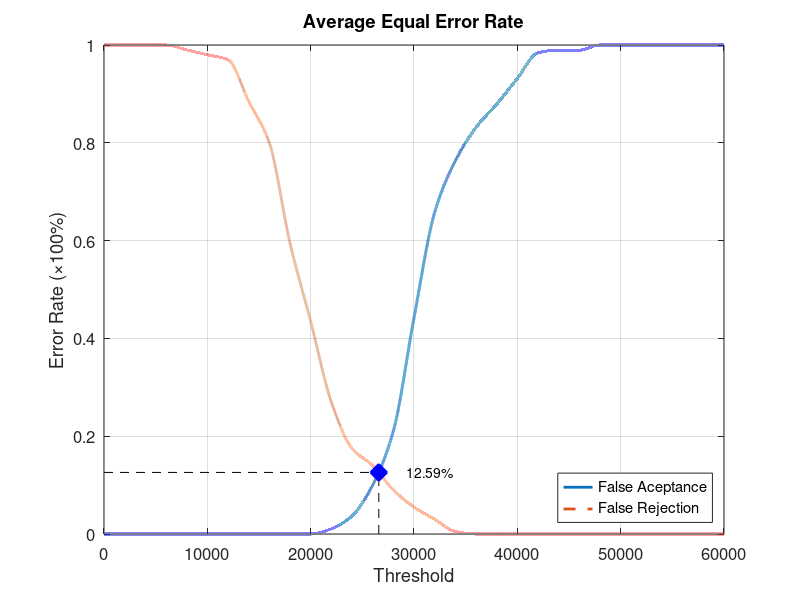
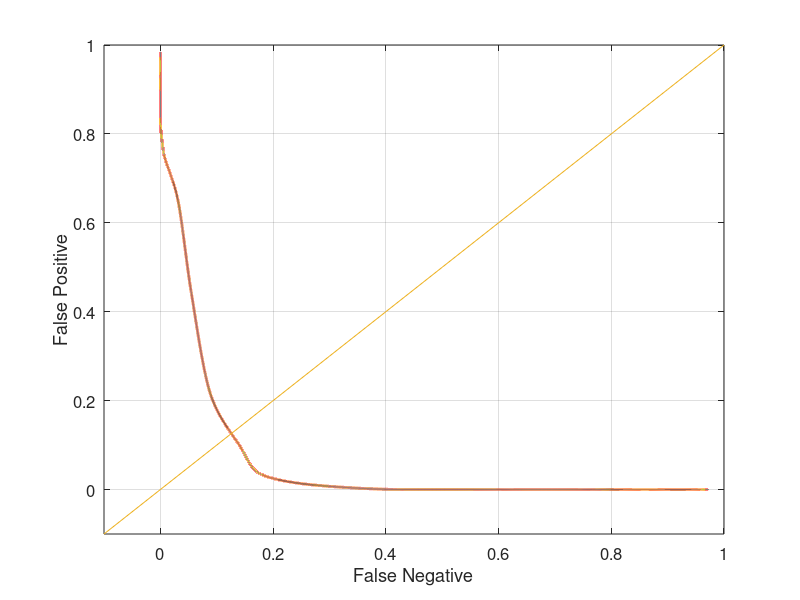

The MATLAB source for these figures, in order:
function yEER = Database2_2
close all;
clear;
clc;
x = 0:2000:60000;
xq = 0:0.5:60000;

y0 = [0 0 0 0 0 0 0 0 0 0 0 0.0105263 0.0368421 0.1 0.210526 0.442105 0.657895 0.763158 0.831579 0.878947 0.931579 0.984211 0.989474 0.989474 1 1 1 1 1 1 1];
yy0 = interp1(x, y0, xq, 'pchip');
y1 = [1 1 1 1 0.99 0.98 0.97 0.885 0.8 0.595 0.435 0.27 0.175 0.14 0.09 0.055 0.03 0.005 0 0 0 0 0 0 0 0 0 0 0 0 0];
yy1 = interp1(x, y1, xq, 'pchip');

% Calculating EER: 
y2 = abs(y0 - y1);
find(y2 == min(y2))
yy2 = abs(yy0 - yy1);
xEER = find(yy2 == min(yy2));
xEERIndex = xq(xEER) % X-axis EER
yEER = yy0(xEER) % Y-axis EER

main = figure
plot(xq, yy0,'-','LineWidth', 2);	hold on
plot(xq, yy1,'--','LineWidth', 2);	hold on
plot([xEERIndex xEERIndex], [0 yEER], 'k--');	hold on
plot([0 xEERIndex], [yEER yEER], 'k--');	hold on
plot(xEERIndex, yEER, 'bx', 'LineWidth', 10);	hold on
text(xEERIndex + 10 * xEERIndex / 100, yEER, [num2str(round((10000 * yEER)) / 100) '%'])
legend('False Aceptance', 'False Rejection', 'Location', 'SouthEast')
xlabel('Threshold')
ylabel('Error Rate (\times100%)')
title('Average Equal Error Rate')
set(gca, 'FontSize', 12)
axis([0 60000 0 1])
grid on

print(main, 'Database2_2Main', '-dpng');
FNRxFPR = figure('Color', [1 1 1]);
plot(yy1, yy0, '-', yy1, yy0, 'LineWidth', 2);
hold on
y = -0.1:0.1:1
plot(y, y); 
set(gca, 'FontSize', 12)
xlabel('False Negative')
ylabel('False Positive')
axis([-0.1 1 -0.1 1])
set(gca, 'FontSize', 12)
grid on

print(FNRxFPR, 'Database2_2FNRxFPR','-dpng');
end
